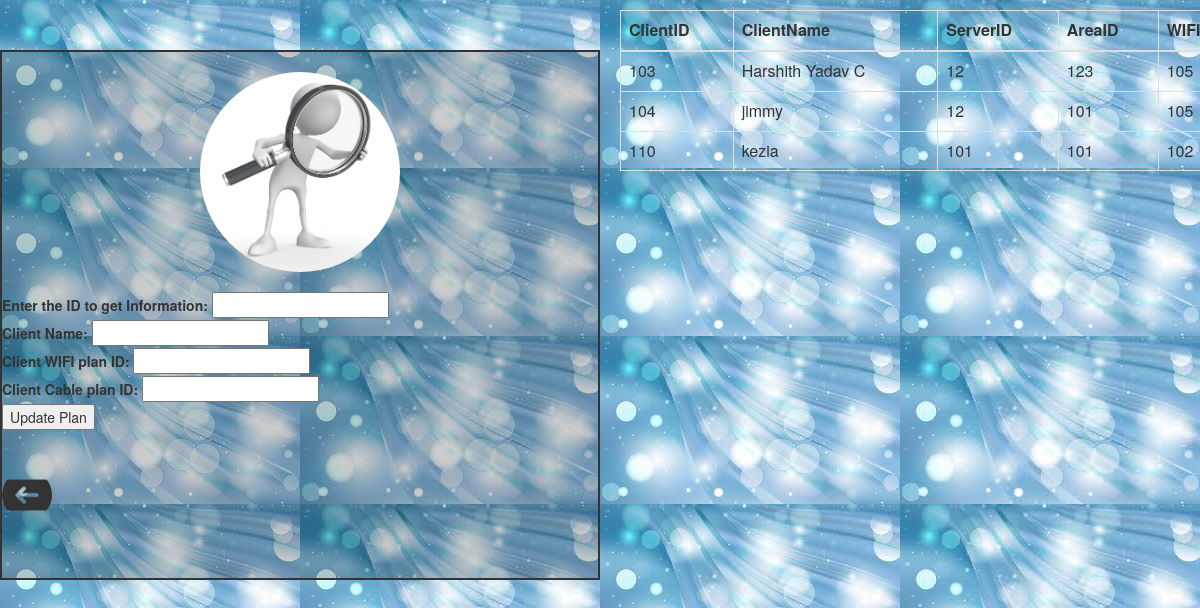
Page /getinfo (signed in) on the committed database.
### cableadmin/models.py (models this page shows)
class customers(models.Model):
    customer_id=models.CharField(max_length=5,primary_key=True)
    customer_name=models.CharField(max_length=30)
    area_id=models.CharField(max_length=5)
    server_id=models.CharField(max_length=5)
    wifi_plans=models.CharField(max_length=5)
    cable_plans=models.CharField(max_length=5)
    subscription_cable=models.CharField(max_length=20,default='1 MONTH')
    subscription_wifi=models.CharField(max_length=20,default='1 MONTH')
    collector_id=models.CharField(max_length=5,default='21')
    password=models.CharField(max_length=20,default='abc')

### cableadmin/views.py (the view, shortened to what this page needs)
# urls.py: path('getinfo',v.getinfo,name='getinfo'),
@login_required(login_url='login')
def  getinfo(request):
    users=cust.objects.all()
    if request.method=="POST" and "clientinfo" in request.POST:
        print('hey')
        a=request.POST.get("clientidget")
        forms=cust.objects.get(customer_id=a)
        return render(request,"cableadmin/getinfo.htm",{"users":users,"forms":forms})
    return render(request,"cableadmin/getinfo.htm",{"users":users})

### cableadmin/templates/cableadmin/getinfo.htm (shortened to what this page needs)
{%load static%}
<html>
<head>
  <link rel="stylesheet" href="https://maxcdn.bootstrapcdn.com/bootstrap/3.4.0/css/bootstrap.min.css">
</head>
<body>
    <form  method="post">
        <div class="main">
            <center><img src="{%static 'cableadmin/images/getinfo.jpg'%}"></center><br>
            <br>
            <label class="p1"><b>Enter the ID to get Information:</b></label>
            <input type="text" name="clientidget" value="{{forms.customer_id}}">
             <br>
              <label class="p2"><b>Client Name:</b></label>
            <input type="text" name="t1" value="{{forms.customer_name}} "></br>
            <label class="p3"><b>Client WIFI plan ID:</b></label>
            <input type="text" name="t2" value="{{forms.wifi_plans}}"></br>
            <label class="p1"><b>Client Cable plan ID:</b></label>
            <input type="text" name="t3" value="{{forms.cable_plans}}"></br>
            <button name="upclientwifi">Update Plan</button><br><br>
            <a href="{% url 'admindetails' %}"><img style="width: 50px;height:50px;" src="{%static 'cableadmin/images/back.png'%}" ></a>
            </div>
            <table class="table table-bordered">
                <thead>
                  <tr>
                    <th>ClientID</th>
                    <th>ClientName</th>
                    <th>ServerID</th>
                <th>AreaID</th>
                <th>WIFIID</th>
                  </tr>
                </thead>
               <tbody>
                  {%for us in users%}
                  <tr>
                    <td>{{us.customer_id}}</td>
                    <td>{{us.customer_name}}</td>
                    <td>{{us.server_id}}</td>
                    <td>{{us.area_id}}</td>
                    <td>{{us.wifi_plans}}</td>
                  </tr>
                  {%endfor%}
                </tbody>
            </table>
      </form>
</body>
</html>

### rows in the picture
customers: customer_id "103", customer_name "Harshith Yadav C", server_id "12", area_id "123", wifi_plans "105"
customers: customer_id "104", customer_name "jimmy", server_id "12", area_id "101", wifi_plans "105"
customers: customer_id "110", customer_name "kezia", server_id "101", area_id "101", wifi_plans "102"
